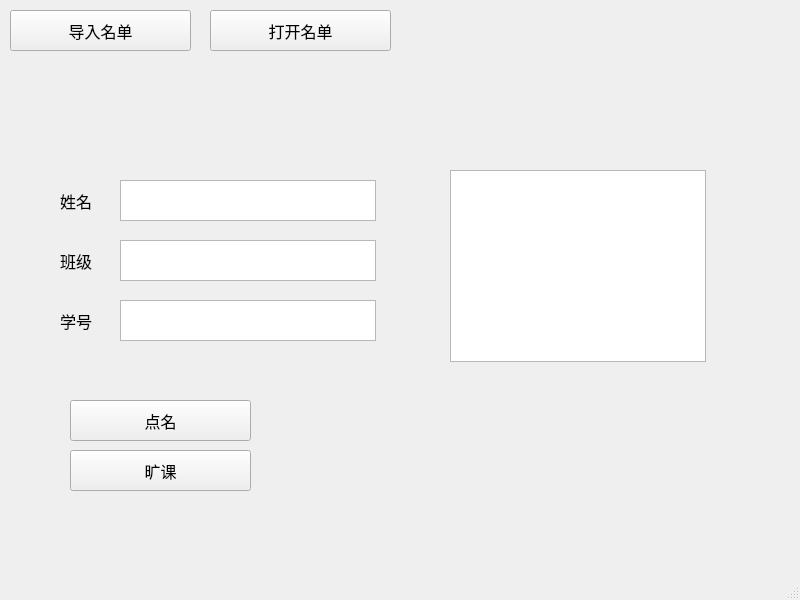
<?xml version="1.0" encoding="UTF-8"?>
<ui version="4.0">
 <class>MainWindow</class>
 <widget class="QMainWindow" name="MainWindow">
  <property name="geometry">
   <rect>
    <x>0</x>
    <y>0</y>
    <width>800</width>
    <height>600</height>
   </rect>
  </property>
  <property name="windowTitle">
   <string>MainWindow</string>
  </property>
  <widget class="QWidget" name="centralwidget">
   <widget class="QPushButton" name="ImportList">
    <property name="geometry">
     <rect>
      <x>10</x>
      <y>10</y>
      <width>181</width>
      <height>41</height>
     </rect>
    </property>
    <property name="font">
     <font>
      <family>宋体</family>
      <pointsize>12</pointsize>
     </font>
    </property>
    <property name="text">
     <string>导入名单</string>
    </property>
   </widget>
   <widget class="QPushButton" name="RollCall">
    <property name="geometry">
     <rect>
      <x>70</x>
      <y>400</y>
      <width>181</width>
      <height>41</height>
     </rect>
    </property>
    <property name="font">
     <font>
      <family>宋体</family>
      <pointsize>12</pointsize>
     </font>
    </property>
    <property name="text">
     <string>点名</string>
    </property>
   </widget>
   <widget class="QPushButton" name="Absenteeism">
    <property name="geometry">
     <rect>
      <x>70</x>
      <y>450</y>
      <width>181</width>
      <height>41</height>
     </rect>
    </property>
    <property name="font">
     <font>
      <family>宋体</family>
      <pointsize>12</pointsize>
     </font>
    </property>
    <property name="text">
     <string>旷课</string>
    </property>
   </widget>
   <widget class="QPushButton" name="OpenList">
    <property name="geometry">
     <rect>
      <x>210</x>
      <y>10</y>
      <width>181</width>
      <height>41</height>
     </rect>
    </property>
    <property name="font">
     <font>
      <family>宋体</family>
      <pointsize>12</pointsize>
     </font>
    </property>
    <property name="text">
     <string>打开名单</string>
    </property>
   </widget>
   <widget class="QTextBrowser" name="studentName">
    <property name="geometry">
     <rect>
      <x>120</x>
      <y>180</y>
      <width>256</width>
      <height>41</height>
     </rect>
    </property>
    <property name="font">
     <font>
      <family>宋体</family>
      <pointsize>12</pointsize>
     </font>
    </property>
   </widget>
   <widget class="QTextBrowser" name="studentClass">
    <property name="geometry">
     <rect>
      <x>120</x>
      <y>240</y>
      <width>256</width>
      <height>41</height>
     </rect>
    </property>
    <property name="font">
     <font>
      <family>宋体</family>
      <pointsize>12</pointsize>
     </font>
    </property>
   </widget>
   <widget class="QTextBrowser" name="studentID">
    <property name="geometry">
     <rect>
      <x>120</x>
      <y>300</y>
      <width>256</width>
      <height>41</height>
     </rect>
    </property>
    <property name="font">
     <font>
      <family>宋体</family>
      <pointsize>12</pointsize>
     </font>
    </property>
   </widget>
   <widget class="QLabel" name="label">
    <property name="geometry">
     <rect>
      <x>60</x>
      <y>180</y>
      <width>51</width>
      <height>41</height>
     </rect>
    </property>
    <property name="font">
     <font>
      <family>宋体</family>
      <pointsize>12</pointsize>
     </font>
    </property>
    <property name="text">
     <string>姓名</string>
    </property>
   </widget>
   <widget class="QLabel" name="label_2">
    <property name="geometry">
     <rect>
      <x>60</x>
      <y>240</y>
      <width>51</width>
      <height>41</height>
     </rect>
    </property>
    <property name="font">
     <font>
      <family>宋体</family>
      <pointsize>12</pointsize>
     </font>
    </property>
    <property name="text">
     <string>班级</string>
    </property>
   </widget>
   <widget class="QLabel" name="label_3">
    <property name="geometry">
     <rect>
      <x>60</x>
      <y>300</y>
      <width>51</width>
      <height>41</height>
     </rect>
    </property>
    <property name="font">
     <font>
      <family>宋体</family>
      <pointsize>12</pointsize>
     </font>
    </property>
    <property name="text">
     <string>学号</string>
    </property>
   </widget>
   <widget class="QTableWidget" name="tableWidget">
    <property name="geometry">
     <rect>
      <x>450</x>
      <y>170</y>
      <width>256</width>
      <height>192</height>
     </rect>
    </property>
    <property name="font">
     <font>
      <family>宋体</family>
     </font>
    </property>
   </widget>
  </widget>
  <widget class="QMenuBar" name="menubar">
   <property name="geometry">
    <rect>
     <x>0</x>
     <y>0</y>
     <width>800</width>
     <height>29</height>
    </rect>
   </property>
  </widget>
  <widget class="QStatusBar" name="statusbar"/>
 </widget>
 <resources/>
 <connections/>
</ui>
